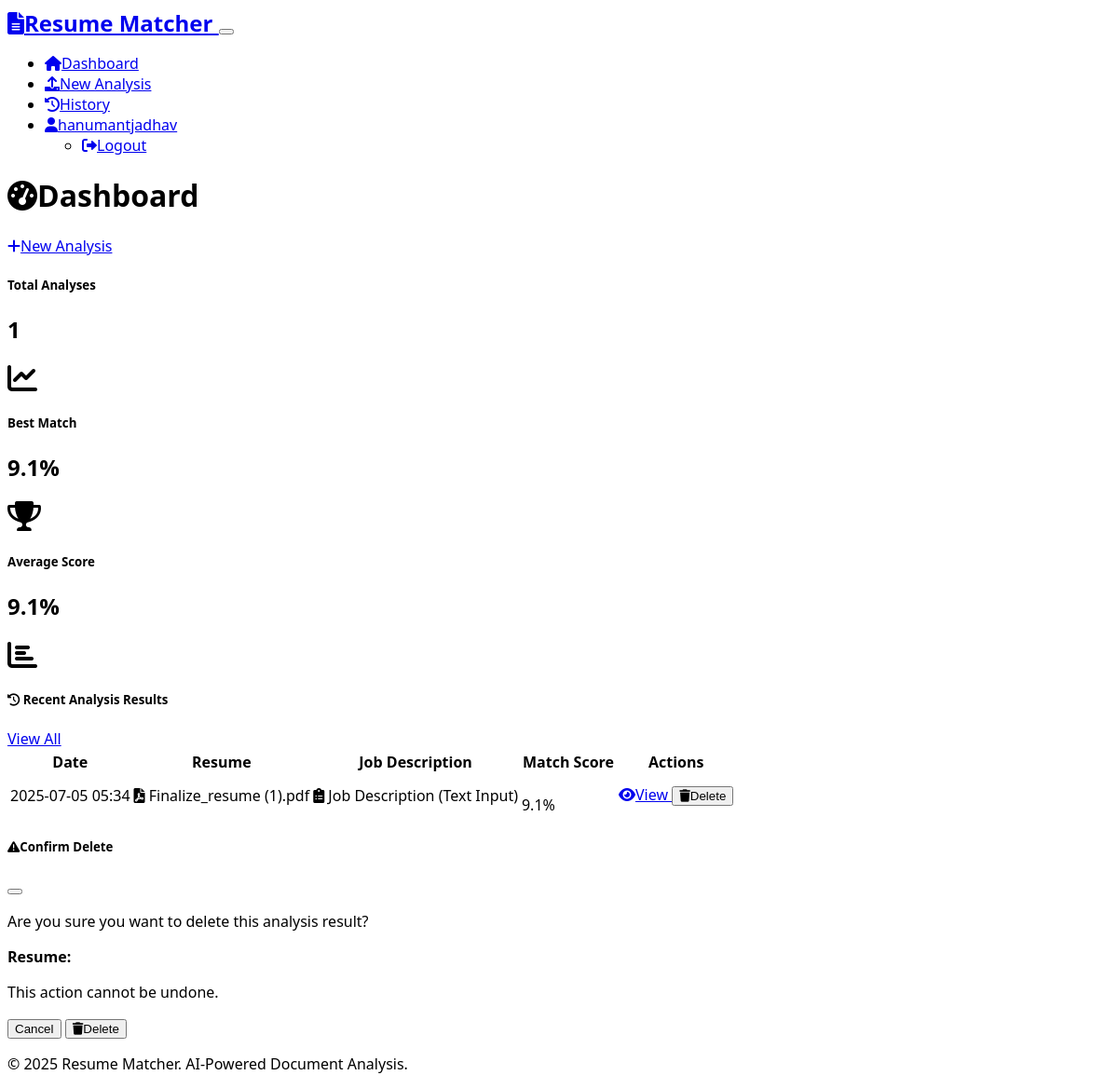
The page /dashboard (signed in) on the database its author committed.
### models.py (models this page shows)
class User(UserMixin, db.Model):
    id = db.Column(db.Integer, primary_key=True)
    username = db.Column(db.String(64), unique=True, nullable=False)
    email = db.Column(db.String(120), unique=True, nullable=False)
    password_hash = db.Column(db.String(256), nullable=False)
    created_at = db.Column(db.DateTime, default=datetime.utcnow)
    match_results = db.relationship('MatchResult', backref='user', lazy=True, cascade='all, delete-orphan')

class MatchResult(db.Model):
    id = db.Column(db.Integer, primary_key=True)
    user_id = db.Column(db.Integer, db.ForeignKey('user.id'), nullable=False)
    resume_filename = db.Column(db.String(255), nullable=False)
    job_description_filename = db.Column(db.String(255), nullable=False)
    match_score = db.Column(db.Float, nullable=False)
    resume_keywords = db.Column(db.Text)  # JSON string
    job_keywords = db.Column(db.Text)  # JSON string
    suggestions = db.Column(db.Text)  # JSON string
    created_at = db.Column(db.DateTime, default=datetime.utcnow)

### routes.py (the view)
@app.route('/dashboard')
@login_required
def dashboard():
    recent_results = MatchResult.query.filter_by(user_id=current_user.id)\
                                    .order_by(MatchResult.created_at.desc())\
                                    .limit(5).all()
    return render_template('dashboard.html', recent_results=recent_results)

### app.py (called while the page is built)
@login_manager.user_loader
def load_user(user_id):
    from models import User
    return User.query.get(int(user_id))

### templates/dashboard.html (shortened to what this page needs)
{% extends "base.html" %}
{% block content %}
<div class="row">
    <div class="col-12">
        <div class="d-flex justify-content-between align-items-center mb-4">
            <h1><i class="fas fa-tachometer-alt me-2"></i>Dashboard</h1>
            <a href="{{ url_for('upload_files') }}" class="btn btn-primary">
                <i class="fas fa-plus me-1"></i>New Analysis
            </a>
        </div>
    </div>
</div>
<div class="row mb-4">
    <div class="col-md-4">
        <div class="card bg-primary text-white">
            <div class="card-body">
                <div class="d-flex align-items-center">
                    <div class="flex-grow-1">
                        <h5 class="card-title">Total Analyses</h5>
                        <h2 class="mb-0">{{ recent_results|length if show_all else recent_results|length }}</h2>
                    </div>
                    <div class="ms-3">
                        <i class="fas fa-chart-line fa-2x"></i>
                    </div>
                </div>
            </div>
        </div>
    </div>
    <div class="col-md-4">
        <div class="card bg-success text-white">
            <div class="card-body">
                <div class="d-flex align-items-center">
                    <div class="flex-grow-1">
                        <h5 class="card-title">Best Match</h5>
                        <h2 class="mb-0">
                            {% if recent_results %}
                                {{ "%.1f"|format(recent_results|map(attribute='match_score')|max) }}%
                            {% else %}
                                0%
                            {% endif %}
                        </h2>
                    </div>
                    <div class="ms-3">
                        <i class="fas fa-trophy fa-2x"></i>
                    </div>
                </div>
            </div>
        </div>
    </div>
    <div class="col-md-4">
        <div class="card bg-info text-white">
            <div class="card-body">
                <div class="d-flex align-items-center">
                    <div class="flex-grow-1">
                        <h5 class="card-title">Average Score</h5>
                        <h2 class="mb-0">
                            {% if recent_results %}
                                {{ "%.1f"|format(recent_results|map(attribute='match_score')|sum / recent_results|length) }}%
                            {% else %}
                                0%
                            {% endif %}
                        </h2>
                    </div>
                    <div class="ms-3">
                        <i class="fas fa-chart-bar fa-2x"></i>
                    </div>
                </div>
            </div>
        </div>
    </div>
</div>
<div class="row">
    <div class="col-12">
        <div class="card">
            <div class="card-header d-flex justify-content-between align-items-center">
                <h5 class="mb-0">
                    <i class="fas fa-history me-2"></i>
                    {% if show_all %}All Analysis Results{% else %}Recent Analysis Results{% endif %}
                </h5>
                {% if not show_all and recent_results|length > 0 %}
                    <a href="{{ url_for('view_history') }}" class="btn btn-outline-secondary btn-sm">View All</a>
                {% endif %}
            </div>
            <div class="card-body">
                {% if recent_results %}
                    <div class="table-responsive">
                        <table class="table table-hover">
                            <thead>
                                <tr>
                                    <th>Date</th>
                                    <th>Resume</th>
                                    <th>Job Description</th>
                                    <th>Match Score</th>
                                    <th>Actions</th>
                                </tr>
                            </thead>
                            <tbody>
                                {% for result in recent_results %}
                                <tr>
                                    <td>{{ result.created_at.strftime('%Y-%m-%d %H:%M') }}</td>
                                    <td>
                                        <i class="fas fa-file-pdf text-danger me-1"></i>
                                        {{ result.resume_filename }}
                                    </td>
                                    <td>
                                        <i class="fas fa-clipboard-list text-info me-1"></i>
                                        {% if result.job_description_filename == "Direct Input" %}
                                            Job Description (Text Input)
                                        {% else %}
                                            {{ result.job_description_filename }}
                                        {% endif %}
                                    </td>
                                    <td>
                                        <div class="d-flex align-items-center">
                                            <div class="progress me-2" style="width: 100px; height: 20px;">
                                            </div>
                                            <span class="fw-bold">{{ "%.1f"|format(result.match_score) }}%</span>
                                        </div>
                                    </td>
                                    <td>
                                        <div class="btn-group" role="group">
                                            <a href="{{ url_for('view_results', result_id=result.id) }}"
                                               class="btn btn-outline-primary btn-sm">
                                                <i class="fas fa-eye me-1"></i>View
                                            </a>
                                            <button type="button" class="btn btn-outline-danger btn-sm"
                                                    onclick="deleteResult({{ result.id }}, '{{ result.resume_filename }}')">
                                                <i class="fas fa-trash me-1"></i>Delete
                                            </button>
                                        </div>
                                    </td>
                                </tr>
                                {% endfor %}
                            </tbody>
                        </table>
                    </div>
                {% endif %}
            </div>
        </div>
    </div>
</div>
<div class="modal fade" id="deleteModal" tabindex="-1" aria-labelledby="deleteModalLabel" aria-hidden="true">
    <div class="modal-dialog">
        <div class="modal-content">
            <div class="modal-header">
                <h5 class="modal-title" id="deleteModalLabel">
                    <i class="fas fa-exclamation-triangle text-warning me-2"></i>Confirm Delete
                </h5>
                <button type="button" class="btn-close" data-bs-dismiss="modal" aria-label="Close"></button>
            </div>
            <div class="modal-body">
                <p>Are you sure you want to delete this analysis result?</p>
                <p><strong>Resume:</strong> </p>
                <p class="text-muted small">This action cannot be undone.</p>
            </div>
            <div class="modal-footer">
                <button type="button" class="btn btn-secondary" data-bs-dismiss="modal">Cancel</button>
                <form id="deleteForm" method="POST" style="display: inline;">
                    <button type="submit" class="btn btn-danger">
                        <i class="fas fa-trash me-1"></i>Delete
                    </button>
                </form>
            </div>
        </div>
    </div>
</div>
{% endblock %}

### templates/base.html (shortened to what this page needs)
<!DOCTYPE html>
<html lang="en" data-bs-theme="dark">
<head>
    <link href="https://cdn.replit.com/agent/bootstrap-agent-dark-theme.min.css" rel="stylesheet">
    <link rel="stylesheet" href="https://cdnjs.cloudflare.com/ajax/libs/font-awesome/6.0.0/css/all.min.css">
    <link rel="stylesheet" href="{{ url_for('static', filename='css/style.css') }}">
</head>
<body>
    <nav class="navbar navbar-expand-lg navbar-dark bg-dark">
        <div class="container">
            <a class="navbar-brand" href="{{ url_for('dashboard') if current_user.is_authenticated else url_for('login') }}">
                <i class="fas fa-file-alt me-2"></i>Resume Matcher
            </a>
            <button class="navbar-toggler" type="button" data-bs-toggle="collapse" data-bs-target="#navbarNav">
            </button>
            <div class="collapse navbar-collapse" id="navbarNav">
                <ul class="navbar-nav ms-auto">
                    {% if current_user.is_authenticated %}
                        <li class="nav-item">
                            <a class="nav-link" href="{{ url_for('dashboard') }}">
                                <i class="fas fa-home me-1"></i>Dashboard
                            </a>
                        </li>
                        <li class="nav-item">
                            <a class="nav-link" href="{{ url_for('upload_files') }}">
                                <i class="fas fa-upload me-1"></i>New Analysis
                            </a>
                        </li>
                        <li class="nav-item">
                            <a class="nav-link" href="{{ url_for('view_history') }}">
                                <i class="fas fa-history me-1"></i>History
                            </a>
                        </li>
                        <li class="nav-item dropdown">
                            <a class="nav-link dropdown-toggle" href="#" role="button" data-bs-toggle="dropdown">
                                <i class="fas fa-user me-1"></i>{{ current_user.username }}
                            </a>
                            <ul class="dropdown-menu">
                                <li><a class="dropdown-item" href="{{ url_for('logout') }}">
                                    <i class="fas fa-sign-out-alt me-1"></i>Logout
                                </a></li>
                            </ul>
                        </li>
                    {% endif %}
                </ul>
            </div>
        </div>
    </nav>
    <main class="container mt-4">
        {% block content %}{% endblock %}
    </main>
    <footer class="bg-dark text-light mt-5 py-4">
        <div class="container text-center">
            <p>&copy; 2025 Resume Matcher. AI-Powered Document Analysis.</p>
        </div>
    </footer>
</body>
</html>

### static/css/style.css (style rules this page uses)
body { font-family: 'Segoe UI', Tahoma, Geneva, Verdana, sans-serif; }
.progress { border-radius: 10px; overflow: hidden; }
.card { transition: transform 0.2s ease, box-shadow 0.2s ease; }
.navbar-brand { font-weight: 600; font-size: 1.5rem; }
.btn { transition: all 0.2s ease; }
footer { margin-top: auto; }
[data-bs-theme="dark"] .card { background-color: var(--bs-dark); border-color: var(--bs-gray-700); }

### rows shown on the page
User: username "hanumantjadhav"
MatchResult: created_at "2025-07-05 05:34", resume_filename "Finalize_resume (1).pdf", job_description_filename "Job Description (Text Input)", match_score "9.1"

### other values the page prints
{{ recent_results|length if show_all else recent_results|length }} "1"
{{ "%.1f"|format(recent_results|map(attribute='match_score')|max) }} "9.1"
